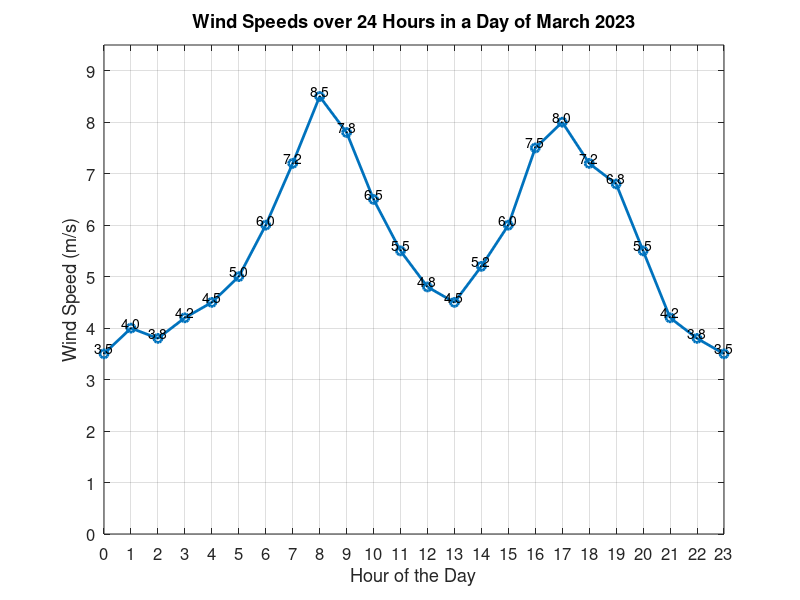

Write the MATLAB code that produced this figure.
% 先清乾淨之前的圖?
clear;
close all;

% 一天的風速變化
windSpeeds = [3.5 4.0 3.8 4.2 4.5 5.0 6.0 7.2 8.5 7.8 6.5 5.5 , ... 
    4.8 4.5 5.2 6.0 7.5 8.0 7.2 6.8 5.5 4.2 3.8 3.5];

% Create an array for the hour of the day
hours = 0 : 23;

figure;

plot(hours, windSpeeds, '-o', 'LineWidth', 2, 'MarkerSize', 6);

% Add title and axis labels
title('Wind Speeds over 24 Hours in a Day of March 2023', 'FontSize', 10);
xlabel('Hour of the Day', 'FontSize', 10);
ylabel('Wind Speed (m/s)', 'FontSize', 10);

% Adjust the axis limits
xlim([0 23]);
ylim([0 max(windSpeeds) + 1]);

% Add grid for better visualization
grid on;

% Optionally, customize the appearance
set(gca, 'FontSize', 12);
set(gca, 'XTick', 0 : 23);
set(gca, 'YTick', 0 : 1 : max(windSpeeds) + 1);

% Optionally, add annotations or data tips
for k = 1 : length(hours)
    text(hours(k), windSpeeds(k), sprintf('%.1f', windSpeeds(k)), ...
        'VerticalAlignment', 'bottom', 'HorizontalAlignment', 'center');
end

% Adjust figure properties
set(gcf, 'Color', 'w');
